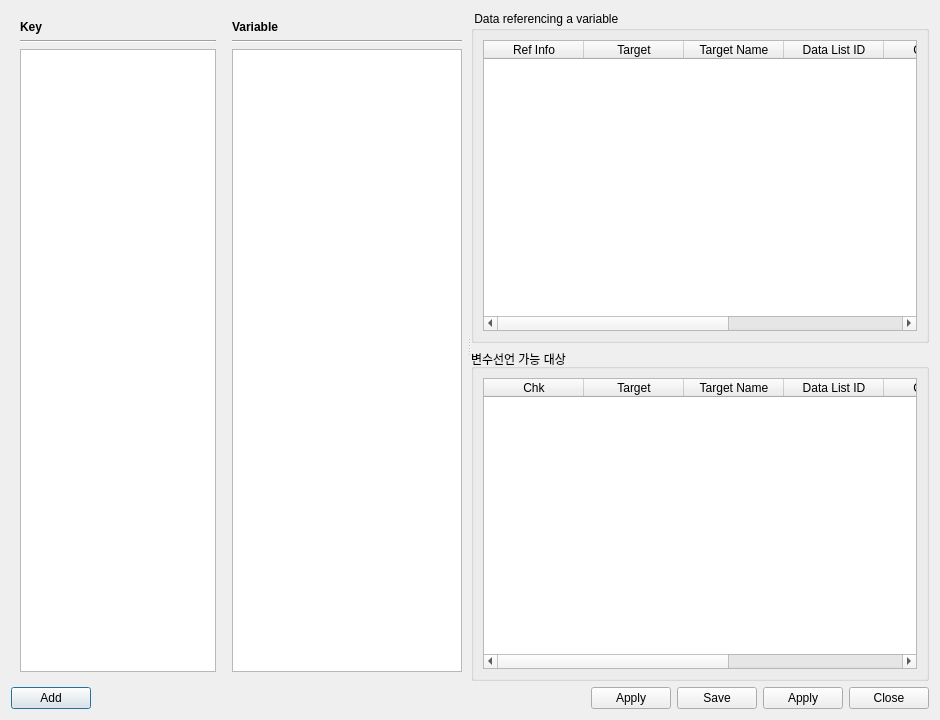
<?xml version="1.0" encoding="UTF-8"?>
<ui version="4.0">
 <class>Dialog</class>
 <widget class="QDialog" name="Dialog">
  <property name="geometry">
   <rect>
    <x>0</x>
    <y>0</y>
    <width>940</width>
    <height>720</height>
   </rect>
  </property>
  <property name="windowTitle">
   <string>Dialog</string>
  </property>
  <property name="windowIcon">
   <iconset resource="icon/res.qrc">
    <normaloff>:/variable/variable.png</normaloff>:/variable/variable.png</iconset>
  </property>
  <layout class="QGridLayout" name="gridLayout_4">
   <item row="1" column="1">
    <spacer name="horizontalSpacer">
     <property name="orientation">
      <enum>Qt::Horizontal</enum>
     </property>
     <property name="sizeHint" stdset="0">
      <size>
       <width>514</width>
       <height>20</height>
      </size>
     </property>
    </spacer>
   </item>
   <item row="1" column="0">
    <widget class="QPushButton" name="btn_addVariable">
     <property name="text">
      <string>Add</string>
     </property>
    </widget>
   </item>
   <item row="1" column="4">
    <widget class="QPushButton" name="btn_applyVariable">
     <property name="text">
      <string>Apply</string>
     </property>
    </widget>
   </item>
   <item row="0" column="0" colspan="6">
    <layout class="QHBoxLayout" name="horizontalLayout">
     <item>
      <widget class="QFrame" name="frame_variableKey">
       <property name="sizePolicy">
        <sizepolicy hsizetype="Expanding" vsizetype="Preferred">
         <horstretch>0</horstretch>
         <verstretch>0</verstretch>
        </sizepolicy>
       </property>
       <property name="minimumSize">
        <size>
         <width>180</width>
         <height>0</height>
        </size>
       </property>
       <property name="maximumSize">
        <size>
         <width>210</width>
         <height>16777215</height>
        </size>
       </property>
       <layout class="QVBoxLayout" name="verticalLayout_2">
        <property name="rightMargin">
         <number>5</number>
        </property>
        <item>
         <widget class="QLabel" name="lbl_variableKey">
          <property name="sizePolicy">
           <sizepolicy hsizetype="Expanding" vsizetype="Preferred">
            <horstretch>180</horstretch>
            <verstretch>0</verstretch>
           </sizepolicy>
          </property>
          <property name="minimumSize">
           <size>
            <width>200</width>
            <height>0</height>
           </size>
          </property>
          <property name="font">
           <font>
            <weight>75</weight>
            <bold>true</bold>
           </font>
          </property>
          <property name="text">
           <string>Key</string>
          </property>
         </widget>
        </item>
        <item>
         <widget class="Line" name="line_variableKey">
          <property name="sizePolicy">
           <sizepolicy hsizetype="Expanding" vsizetype="Fixed">
            <horstretch>0</horstretch>
            <verstretch>0</verstretch>
           </sizepolicy>
          </property>
          <property name="minimumSize">
           <size>
            <width>180</width>
            <height>0</height>
           </size>
          </property>
          <property name="maximumSize">
           <size>
            <width>200</width>
            <height>16777215</height>
           </size>
          </property>
          <property name="orientation">
           <enum>Qt::Horizontal</enum>
          </property>
         </widget>
        </item>
        <item>
         <widget class="QListWidget" name="lw_variableKeyList">
          <property name="minimumSize">
           <size>
            <width>180</width>
            <height>0</height>
           </size>
          </property>
          <property name="maximumSize">
           <size>
            <width>200</width>
            <height>16777215</height>
           </size>
          </property>
          <property name="contextMenuPolicy">
           <enum>Qt::CustomContextMenu</enum>
          </property>
         </widget>
        </item>
       </layout>
      </widget>
     </item>
     <item>
      <widget class="QSplitter" name="splitter">
       <property name="sizePolicy">
        <sizepolicy hsizetype="Expanding" vsizetype="Preferred">
         <horstretch>0</horstretch>
         <verstretch>0</verstretch>
        </sizepolicy>
       </property>
       <property name="orientation">
        <enum>Qt::Horizontal</enum>
       </property>
       <widget class="QFrame" name="frame_variable">
        <property name="sizePolicy">
         <sizepolicy hsizetype="Expanding" vsizetype="Preferred">
          <horstretch>0</horstretch>
          <verstretch>0</verstretch>
         </sizepolicy>
        </property>
        <property name="maximumSize">
         <size>
          <width>240</width>
          <height>16777215</height>
         </size>
        </property>
        <layout class="QVBoxLayout" name="verticalLayout_3">
         <property name="leftMargin">
          <number>5</number>
         </property>
         <property name="rightMargin">
          <number>5</number>
         </property>
         <item>
          <widget class="QLabel" name="label_2">
           <property name="sizePolicy">
            <sizepolicy hsizetype="Expanding" vsizetype="Preferred">
             <horstretch>0</horstretch>
             <verstretch>0</verstretch>
            </sizepolicy>
           </property>
           <property name="minimumSize">
            <size>
             <width>180</width>
             <height>0</height>
            </size>
           </property>
           <property name="maximumSize">
            <size>
             <width>240</width>
             <height>16777215</height>
            </size>
           </property>
           <property name="font">
            <font>
             <weight>75</weight>
             <bold>true</bold>
            </font>
           </property>
           <property name="text">
            <string>Variable</string>
           </property>
          </widget>
         </item>
         <item>
          <widget class="Line" name="line_2">
           <property name="sizePolicy">
            <sizepolicy hsizetype="Expanding" vsizetype="Fixed">
             <horstretch>0</horstretch>
             <verstretch>0</verstretch>
            </sizepolicy>
           </property>
           <property name="minimumSize">
            <size>
             <width>180</width>
             <height>0</height>
            </size>
           </property>
           <property name="maximumSize">
            <size>
             <width>240</width>
             <height>16777215</height>
            </size>
           </property>
           <property name="orientation">
            <enum>Qt::Horizontal</enum>
           </property>
          </widget>
         </item>
         <item>
          <widget class="QTreeWidget" name="tw_variableList">
           <property name="contextMenuPolicy">
            <enum>Qt::CustomContextMenu</enum>
           </property>
           <attribute name="headerVisible">
            <bool>false</bool>
           </attribute>
           <column>
            <property name="text">
             <string notr="true">1</string>
            </property>
           </column>
          </widget>
         </item>
        </layout>
       </widget>
       <widget class="QWidget" name="layoutWidget">
        <layout class="QGridLayout" name="gridLayout_2">
         <item row="3" column="0">
          <widget class="QGroupBox" name="grp_variableObject">
           <property name="title">
            <string>변수선언 가능 대상</string>
           </property>
           <layout class="QGridLayout" name="gridLayout_6">
            <item row="0" column="0">
             <widget class="QTableWidget" name="tw_variableObjList">
              <property name="editTriggers">
               <set>QAbstractItemView::NoEditTriggers</set>
              </property>
              <property name="selectionBehavior">
               <enum>QAbstractItemView::SelectRows</enum>
              </property>
              <attribute name="horizontalHeaderHighlightSections">
               <bool>false</bool>
              </attribute>
              <attribute name="horizontalHeaderStretchLastSection">
               <bool>true</bool>
              </attribute>
              <column>
               <property name="text">
                <string>Chk</string>
               </property>
              </column>
              <column>
               <property name="text">
                <string>Target</string>
               </property>
              </column>
              <column>
               <property name="text">
                <string>Target Name</string>
               </property>
              </column>
              <column>
               <property name="text">
                <string>Data List ID</string>
               </property>
              </column>
              <column>
               <property name="text">
                <string>Column</string>
               </property>
              </column>
              <column>
               <property name="text">
                <string>Row</string>
               </property>
              </column>
              <column>
               <property name="text">
                <string>Step ID</string>
               </property>
              </column>
             </widget>
            </item>
           </layout>
          </widget>
         </item>
         <item row="1" column="0">
          <widget class="QGroupBox" name="grp_refList">
           <property name="title">
            <string> Data referencing a variable</string>
           </property>
           <property name="flat">
            <bool>true</bool>
           </property>
           <layout class="QGridLayout" name="gridLayout">
            <item row="0" column="0">
             <widget class="QTableWidget" name="tw_refList">
              <property name="editTriggers">
               <set>QAbstractItemView::NoEditTriggers</set>
              </property>
              <property name="selectionMode">
               <enum>QAbstractItemView::SingleSelection</enum>
              </property>
              <property name="selectionBehavior">
               <enum>QAbstractItemView::SelectRows</enum>
              </property>
              <attribute name="horizontalHeaderHighlightSections">
               <bool>false</bool>
              </attribute>
              <attribute name="horizontalHeaderStretchLastSection">
               <bool>true</bool>
              </attribute>
              <column>
               <property name="text">
                <string>Ref Info</string>
               </property>
              </column>
              <column>
               <property name="text">
                <string>Target</string>
               </property>
              </column>
              <column>
               <property name="text">
                <string>Target Name</string>
               </property>
              </column>
              <column>
               <property name="text">
                <string>Data List ID</string>
               </property>
              </column>
              <column>
               <property name="text">
                <string>Column</string>
               </property>
              </column>
              <column>
               <property name="text">
                <string>Row</string>
               </property>
              </column>
              <column>
               <property name="text">
                <string>Step ID</string>
               </property>
              </column>
             </widget>
            </item>
           </layout>
          </widget>
         </item>
         <item row="0" column="0">
          <layout class="QGridLayout" name="variable_layout"/>
         </item>
        </layout>
       </widget>
      </widget>
     </item>
    </layout>
   </item>
   <item row="1" column="5">
    <widget class="QPushButton" name="btn_close">
     <property name="text">
      <string>Close</string>
     </property>
    </widget>
   </item>
   <item row="1" column="2">
    <widget class="QPushButton" name="btn_loadApply">
     <property name="text">
      <string>Apply</string>
     </property>
    </widget>
   </item>
   <item row="1" column="3">
    <widget class="QPushButton" name="btn_saveVariable">
     <property name="text">
      <string>Save</string>
     </property>
    </widget>
   </item>
  </layout>
  <action name="action_renameKey">
   <property name="checkable">
    <bool>false</bool>
   </property>
   <property name="enabled">
    <bool>true</bool>
   </property>
   <property name="icon">
    <iconset resource="icon/res.qrc">
     <normaloff>:/variable/rename.png</normaloff>:/variable/rename.png</iconset>
   </property>
   <property name="text">
    <string>Rename Key</string>
   </property>
   <property name="toolTip">
    <string>Key 값 변경</string>
   </property>
   <property name="statusTip">
    <string>Close All Test Case</string>
   </property>
  </action>
  <action name="action_removeKey">
   <property name="checkable">
    <bool>false</bool>
   </property>
   <property name="enabled">
    <bool>true</bool>
   </property>
   <property name="icon">
    <iconset resource="icon/res.qrc">
     <normaloff>:/step/remove_step.png</normaloff>:/step/remove_step.png</iconset>
   </property>
   <property name="text">
    <string>Remove Key</string>
   </property>
   <property name="toolTip">
    <string>Key 삭제</string>
   </property>
   <property name="statusTip">
    <string>Close All Test Case</string>
   </property>
  </action>
  <action name="action_setRefByValue">
   <property name="checkable">
    <bool>false</bool>
   </property>
   <property name="icon">
    <iconset resource="icon/res.qrc">
     <normaloff>:/variable/variable.png</normaloff>:/variable/variable.png</iconset>
   </property>
   <property name="text">
    <string>참조 설정</string>
   </property>
   <property name="toolTip">
    <string>Set Reference By Value</string>
   </property>
   <property name="statusTip">
    <string>변수로 선언 후 동일 값 연결</string>
   </property>
  </action>
  <action name="action_removeVariable">
   <property name="checkable">
    <bool>false</bool>
   </property>
   <property name="icon">
    <iconset resource="icon/res.qrc">
     <normaloff>:/variable/remove_step.png</normaloff>:/variable/remove_step.png</iconset>
   </property>
   <property name="text">
    <string>변수 삭제</string>
   </property>
   <property name="toolTip">
    <string>Remove Variable</string>
   </property>
   <property name="statusTip">
    <string>변수로 선언 후 동일 값 연결</string>
   </property>
  </action>
  <action name="action_removeAllVariable">
   <property name="checkable">
    <bool>false</bool>
   </property>
   <property name="icon">
    <iconset resource="icon/res.qrc">
     <normaloff>:/variable/remove_step.png</normaloff>:/variable/remove_step.png</iconset>
   </property>
   <property name="text">
    <string>모든 변수 삭제</string>
   </property>
   <property name="toolTip">
    <string>Remove All Variable</string>
   </property>
   <property name="statusTip">
    <string>변수로 선언 후 동일 값 연결</string>
   </property>
  </action>
 </widget>
 <resources>
  <include location="icon/res.qrc"/>
 </resources>
 <connections>
  <connection>
   <sender>btn_close</sender>
   <signal>clicked()</signal>
   <receiver>Dialog</receiver>
   <slot>close()</slot>
   <hints>
    <hint type="sourcelabel">
     <x>930</x>
     <y>710</y>
    </hint>
    <hint type="destinationlabel">
     <x>437</x>
     <y>106</y>
    </hint>
   </hints>
  </connection>
 </connections>
</ui>
